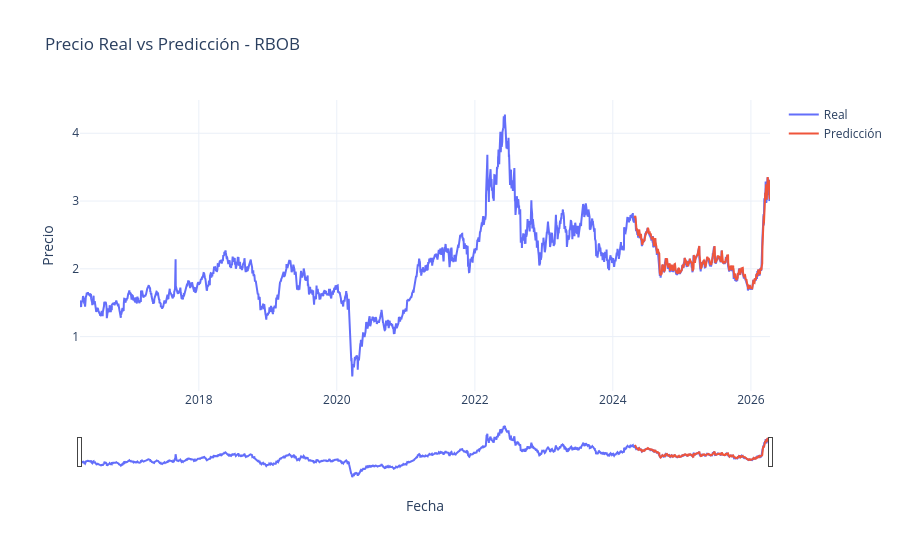

The code cell stored with this chart in its notebook:
### Code cell
# Copia del dataframe
df_plot = df.copy()

# Asegurar índice datetime y ordenado
df_plot.index = pd.to_datetime(df_plot.index)
df_plot = df_plot.sort_index()

# Tomar la columna close real desde el MultiIndex
df_plot["real"] = df_plot[("close", "RB=F")]

# Crear columna de predicción
df_plot["pred"] = np.nan

# Insertar predicciones en el tramo final
df_plot.iloc[-len(preds):, df_plot.columns.get_loc("pred")] = preds.flatten()

# Crear gráfica interactiva
fig = go.Figure()

fig.add_trace(go.Scatter(
    x=df_plot.index,
    y=df_plot["real"],
    mode="lines",
    name="Real"
))

fig.add_trace(go.Scatter(
    x=df_plot.index,
    y=df_plot["pred"],
    mode="lines",
    name="Predicción"
))

fig.update_layout(
    title="Precio Real vs Predicción - RBOB",
    xaxis_title="Fecha",
    yaxis_title="Precio",
    template="plotly_white",
    xaxis=dict(rangeslider=dict(visible=True))
)

fig.show()

### Figure 1 — Plotly figure (JSON) as saved in the notebook; plotly's stock layout.template omitted (floating-point values rounded to 4 significant figures; data arrays with more than 128 entries replaced by an {"elided": "..."} marker saying what was removed)
{"data": [{"mode": "lines", "name": "Real", "type": "scatter", "x": {"elided": "2516 str values"}, "y": {"elided": "2516 float values"}}, {"mode": "lines", "name": "Predicción", "type": "scatter", "x": {"elided": "2516 str values"}, "y": {"elided": "2516 float values"}}], "layout": {"title": {"text": "Precio Real vs Predicción - RBOB"}, "xaxis": {"rangeslider": {"visible": true}, "title": {"text": "Fecha"}}, "yaxis": {"title": {"text": "Precio"}}}}
